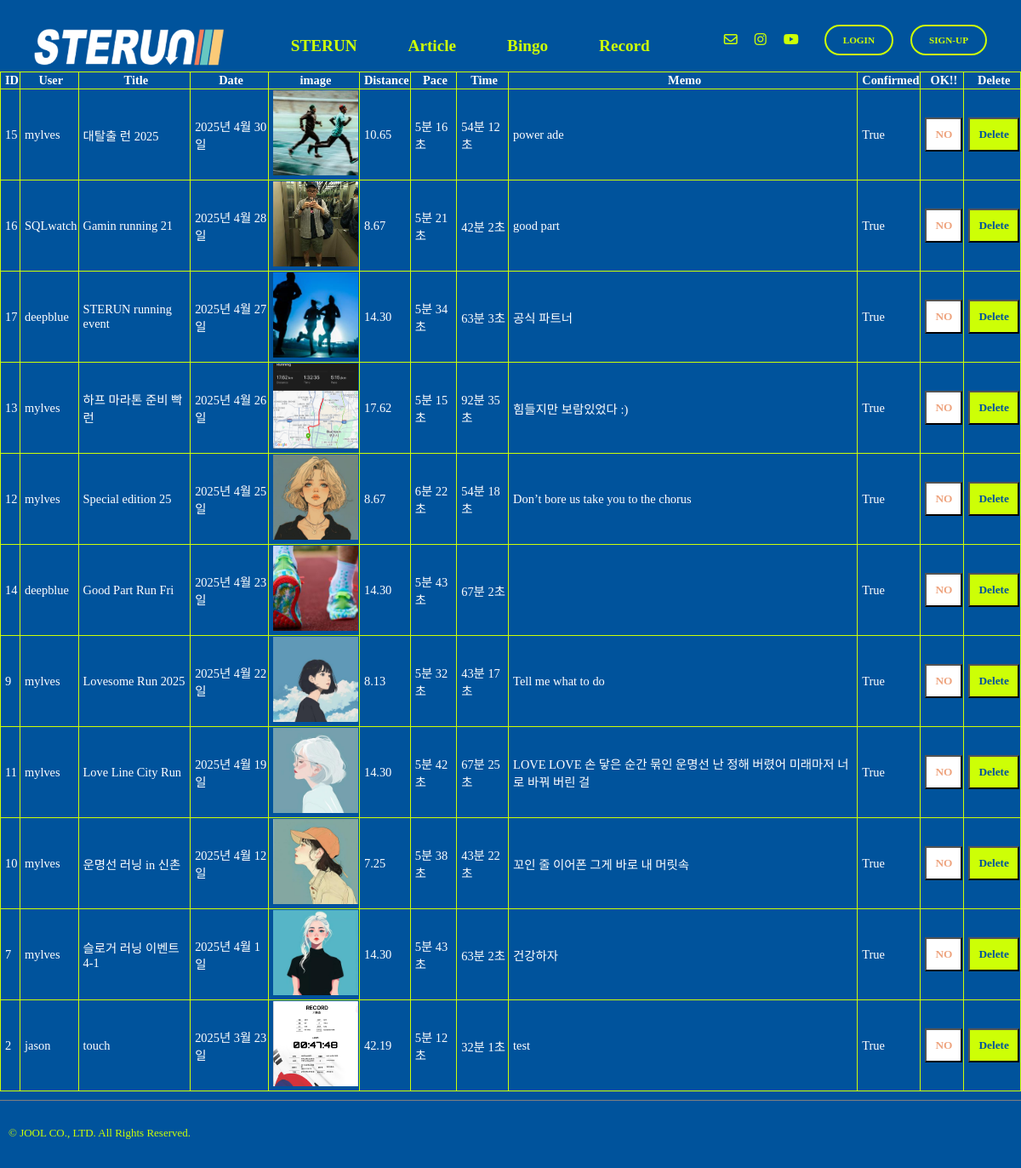
Page /runres/recordCheck/ on the committed database.
### record/models.py (models this page shows, shortened)
class Record(models.Model):
    record_id = models.AutoField(primary_key=True)
    title = models.CharField(max_length=50)
    user = models.ForeignKey(settings.AUTH_USER_MODEL,on_delete=models.CASCADE)
    record_date = models.DateField(blank=True, null=True)
    image = ResizedImageField(size=[500,500], upload_to="record", blank=False)
    distance = models.DecimalField(max_digits=6, decimal_places=2, blank=False, null=False)
    pace_m = models.IntegerField(null=True, blank=True)
    pace_s = models.IntegerField(null=True, blank=True)
    time_m = models.IntegerField(null=True, blank=True)
    time_s = models.IntegerField(null=True, blank=True)
    desc = models.TextField(blank=True)
    confirmed = models.BooleanField(default=False)

### record/views.py (the view)
# urls.py: path('recordCheck/', views.recordCheck, name="recordCheck"),
def recordCheck(request):
    record = Record.objects.order_by('-record_date')
    return render(request,"record_check.html", {"record":record})

### templates/record_check.html (shortened to what this page needs)
{% extends "base.html" %}
{% load static %}
{% block content %}
  <table class="record-check-table">
    <thead>
      <tr>
        <th>ID</th>
        <th>User</th>
        <th>Title</th>
        <th>Date</th>
        <th>image</th>
        <th>Distance</th>
        <th>Pace</th>
        <th>Time</th>
        <th>Memo</th>
        <th>Confirmed</th>
        <th>OK!!</th>
        <th>Delete</th>
      </tr>
    </thead>
    {% for data in record %}
      <tbody>
        <tr>
          <td>{{ data.record_id }}</td>
          <td>{{ data.user }}</td>
          <td>{{ data.title }}</td>
          <td>{{ data.record_date }}</td>
          <td>
            <a href="{{ data.image.url }}" target="_blank">
              <img src="/media/{{ data.image }}" alt="logo-top" height="100px" width="100px">
            </a>
          </td>
          <td>{{ data.distance }}</td>
          <td>{{ data.pace_m }}분
            {{ data.pace_s }}초</td>
          <td>{{ data.time_m }}분
            {{ data.time_s }}초</td>
          <td>{{ data.desc }}</td>
          <td>{{ data.confirmed }}</td>
          <td>
            {% if data.confirmed == False %}
              <form action="{% url 'runres:recordConfirm' data.record_id %}" method="post">
                {% csrf_token %}
                <button type="submit" class="yes-btn">OK</button>
              </form>
            {% else %}
              <form action="{% url 'runres:recordReject' data.record_id %}" method="post">
                <button type="submit" class="no-btn">NO</button>
              </form>
            {% endif %}
          </td>
          <td>
            <form action="{% url 'runres:recordDelete' data.record_id %}" method="post">
              <button type="submit" class="yes-btn">Delete</button>
            </form>
          </td>
        </tr>
      </tbody>
    {% endfor %}
  </table>
{% endblock content %}

### static/css/joolmag.css (style rules this page uses)
:root { --j-pink: #eea47f; --blue: #1e90ff; --white: #ffffff; --black: black; --jblue: #00539c; --jlightgreen: #cdff06; }
* { font-family: "NanumSquareNeo"; }
a { text-decoration-line: none; color: var(--text-color); }
html { overflow-y: scroll; }
img { object-fit: cover; }
button { cursor: pointer; position: relative; }
.mainbg { background-color: var(--jblue); margin: 0; padding: 0; overflow-y: auto; overflow-x: auto; }
.record-check-table { color: var(--white); font-size: 0.9rem; width: 100%; border: 1px solid var(--jlightgreen); border-collapse: collapse; }
th, td { border: 1px solid var(--jlightgreen); border-collapse: collapse; padding-left: 5px; }
.yes-btn { color: var(--jblue); background-color: var(--jlightgreen); font-weight: 700; padding: 10px 10px 10px 10px; }
.no-btn { color: var(--j-pink); background-color: var(--white); font-weight: 700; padding: 10px 10px 10px 10px; }

### static/css/article.css (style rules this page uses)
:root { --j-pink: #EEA47F; --blue: #1e90ff; --white: #ffffff; --black: black; --jblue: #00539C; --jlightgreen: #CDFF06; }
html { overflow-y: scroll; }

### rows in the picture
Record: record_id "15", user "mylves", title "대탈출 런 2025", record_date "2025년 4월 30일", image (picture), distance "10.65", pace_m "5", pace_s "16", time_m "54", time_s "12", desc "power ade", confirmed "True", shows "NO"
Record: record_id "16", user "SQLwatch", title "Gamin running 21", record_date "2025년 4월 28일", image (picture), distance "8.67", pace_m "5", pace_s "21", time_m "42", time_s "2", desc "good part", confirmed "True", shows "NO"
Record: record_id "17", user "deepblue", title "STERUN running event", record_date "2025년 4월 27일", image (picture), distance "14.30", pace_m "5", pace_s "34", time_m "63", time_s "3", desc "공식 파트너", confirmed "True", shows "NO"
Record: record_id "13", user "mylves", title "하프 마라톤 준비 빡런", record_date "2025년 4월 26일", image (picture), distance "17.62", pace_m "5", pace_s "15", time_m "92", time_s "35", desc "힘들지만 보람있었다 :)", confirmed "True", shows "NO"
Record: record_id "12", user "mylves", title "Special edition 25", record_date "2025년 4월 25일", image (picture), distance "8.67", pace_m "6", pace_s "22", time_m "54", time_s "18", desc "Don’t bore us take you to the chorus", confirmed "True", shows "NO"
Record: record_id "14", user "deepblue", title "Good Part Run Fri", record_date "2025년 4월 23일", image (picture), distance "14.30", pace_m "5", pace_s "43", time_m "67", time_s "2", confirmed "True", shows "NO"
Record: record_id "9", user "mylves", title "Lovesome Run 2025", record_date "2025년 4월 22일", image (picture), distance "8.13", pace_m "5", pace_s "32", time_m "43", time_s "17", desc "Tell me what to do", confirmed "True", shows "NO"
Record: record_id "11", user "mylves", title "Love Line City Run", record_date "2025년 4월 19일", image (picture), distance "14.30", pace_m "5", pace_s "42", time_m "67", time_s "25", desc "LOVE LOVE 손 닿은 순간 묶인 운명선 난 정해 버렸어 미래마저 너로 바꿔 버린 걸", confirmed "True", shows "NO"
Record: record_id "10", user "mylves", title "운명선 러닝 in 신촌", record_date "2025년 4월 12일", image (picture), distance "7.25", pace_m "5", pace_s "38", time_m "43", time_s "22", desc "꼬인 줄 이어폰 그게 바로 내 머릿속", confirmed "True", shows "NO"
Record: record_id "7", user "mylves", title "슬로거 러닝 이벤트 4-1", record_date "2025년 4월 1일", image (picture), distance "14.30", pace_m "5", pace_s "43", time_m "63", time_s "2", desc "건강하자", confirmed "True", shows "NO"
Record: record_id "2", user "jason", title "touch", record_date "2025년 3월 23일", image (picture), distance "42.19", pace_m "5", pace_s "12", time_m "32", time_s "1", desc "test", confirmed "True", shows "NO"
